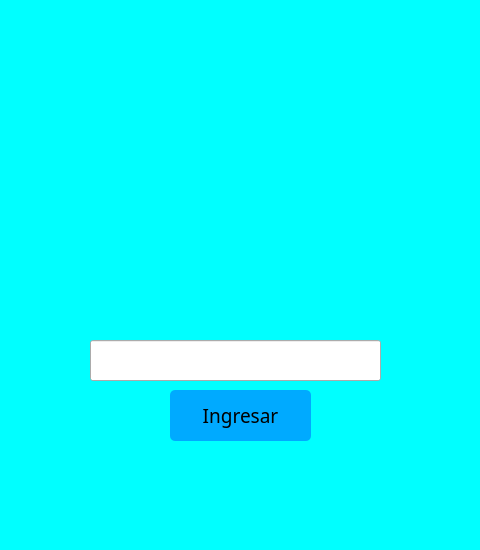
<?xml version="1.0" encoding="UTF-8"?>
<ui version="4.0">
 <class>Form</class>
 <widget class="QWidget" name="Form">
  <property name="geometry">
   <rect>
    <x>0</x>
    <y>0</y>
    <width>480</width>
    <height>550</height>
   </rect>
  </property>
  <property name="minimumSize">
   <size>
    <width>480</width>
    <height>550</height>
   </size>
  </property>
  <property name="maximumSize">
   <size>
    <width>480</width>
    <height>550</height>
   </size>
  </property>
  <property name="windowTitle">
   <string>Form</string>
  </property>
  <widget class="QLabel" name="label_fondo">
   <property name="geometry">
    <rect>
     <x>0</x>
     <y>0</y>
     <width>481</width>
     <height>551</height>
    </rect>
   </property>
   <property name="styleSheet">
    <string notr="true">background-color: rgb(0, 255, 255);</string>
   </property>
   <property name="text">
    <string/>
   </property>
   <property name="scaledContents">
    <bool>true</bool>
   </property>
  </widget>
  <widget class="QLabel" name="label_dron">
   <property name="geometry">
    <rect>
     <x>140</x>
     <y>130</y>
     <width>181</width>
     <height>181</height>
    </rect>
   </property>
   <property name="text">
    <string/>
   </property>
   <property name="scaledContents">
    <bool>true</bool>
   </property>
  </widget>
  <widget class="QPushButton" name="boton_ingresar">
   <property name="geometry">
    <rect>
     <x>170</x>
     <y>390</y>
     <width>141</width>
     <height>51</height>
    </rect>
   </property>
   <property name="font">
    <font>
     <family>Lucida Bright</family>
     <pointsize>14</pointsize>
    </font>
   </property>
   <property name="styleSheet">
    <string notr="true">background-color: rgb(0, 170, 255);
border-width:10px;
border-radius: 5px;
border-color:white;
</string>
   </property>
   <property name="text">
    <string>Ingresar</string>
   </property>
  </widget>
  <widget class="QLineEdit" name="edit_nombre">
   <property name="geometry">
    <rect>
     <x>90</x>
     <y>340</y>
     <width>291</width>
     <height>41</height>
    </rect>
   </property>
   <property name="font">
    <font>
     <family>MS Sans Serif</family>
     <pointsize>12</pointsize>
     <kerning>true</kerning>
    </font>
   </property>
   <property name="inputMask">
    <string/>
   </property>
   <property name="text">
    <string/>
   </property>
   <property name="placeholderText">
    <string/>
   </property>
  </widget>
 </widget>
 <resources/>
 <connections/>
</ui>
